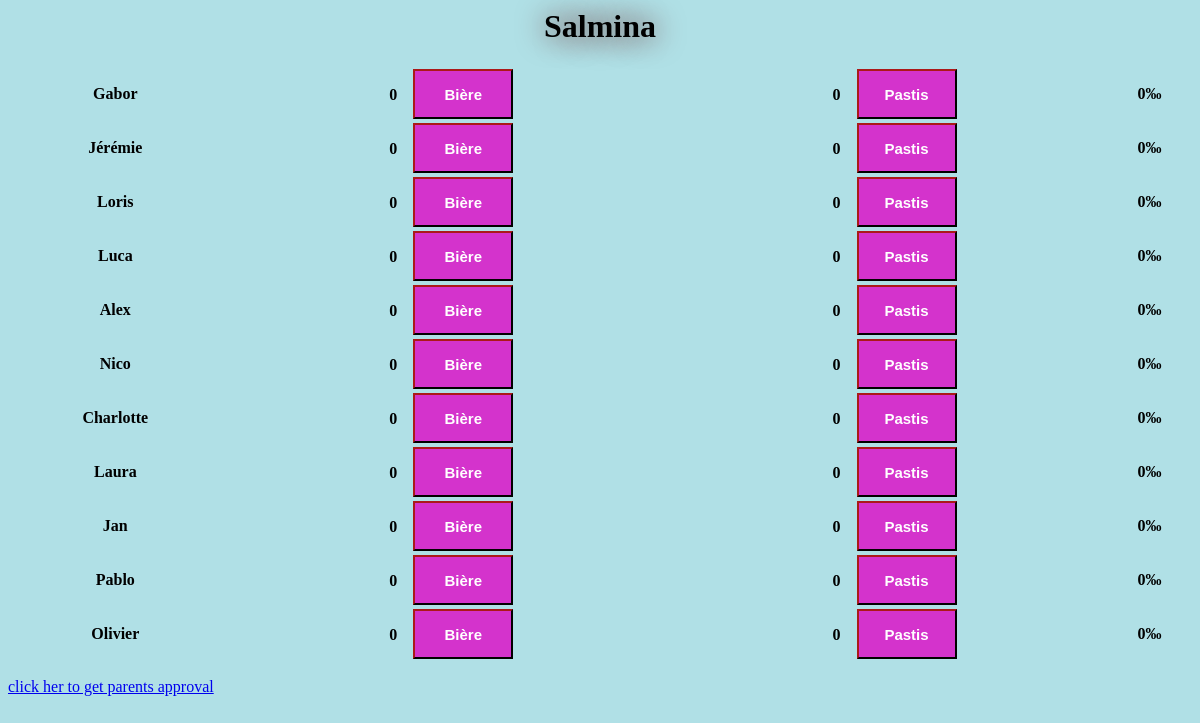
Screenshot of /drinksandparty.php (signed in) with the database file from the repository.
### tables this page shows
CREATE TABLE IF NOT EXISTS `users` (
  `id` int(11) NOT NULL AUTO_INCREMENT,
  `full_name` varchar(255) DEFAULT NULL,
  `created_at` timestamp NOT NULL DEFAULT current_timestamp() ON UPDATE current_timestamp(),
  `weight` int(11) DEFAULT NULL,
  `sex_male` tinyint(1) DEFAULT NULL,
  `alcohol_coef` float NOT NULL COMMENT '1000/(weight*1000*0.68)',
  PRIMARY KEY (`id`)
);

CREATE TABLE IF NOT EXISTS `products` (
  `id` int(11) NOT NULL AUTO_INCREMENT,
  `product_name` varchar(255) DEFAULT NULL,
  `current_price` decimal(10,0) DEFAULT NULL,
  `alcohol_grams` int(11) NOT NULL,
  PRIMARY KEY (`id`)
);

### drinksandparty.php (called while the page is built, shortened)
<?php
    include("data.php");
    $sante = false;
    $pagemode = new stdClass;
    $pagemode->happycolors = ["happycolors","party","styles/happycolors.css","versions/happycolors.php", "styles/happycolors_sales.css"];
    $pagemode->officiallyclean =["officiallyclean","officiallyclean","styles/clean.css","versions/clean.php","styles/clean.css"];
    $actualv = new stdClass;
    if(!empty($_SESSION['v'])){
        $actualv->name = $pagemode->{$_SESSION["v"]}[0];
        $actualv->html = $pagemode->{$_SESSION["v"]}[3];
        $actualv->css = $pagemode->{$_SESSION["v"]}[2];
        $actualv->css_sales = $pagemode->{$_SESSION["v"]}[4];
    }
    else{
        $actualv->html = $pagemode->happycolors[3];
        $actualv->css = $pagemode->happycolors[2];
    }
include($actualv->html);
?>

### data.php (called while the page is built, shortened)
<?php
include("classes.php");
$persons = array();
$sql = "SELECT id,full_name as fname,alcohol_coef as coef
       FROM users";
$result = $conn->query($sql);
while ($row = $result->fetch_assoc()) {
    $persons[] = new Person($row['id'], $row['fname'], $row['coef'], $conn);
}
$sql = "SELECT id,product_name as name FROM products";
$result = $conn->query($sql);
$products = [];
while ($row = $result->fetch_assoc()) {
    $products[] = new Product($row['id'], $row['name']);
}

### classes.php (called while the page is built, shortened)
<?php
function calculalcohol($conn,$id){
        $sql = "SELECT users.id as id, sales.sale_datetime as dtime, products.alcohol_grams as gram, users.alcohol_coef as coef
                FROM sales JOIN users on sales.buyer_id = users.id
                JOIN products ON sales.product_id = products.id
                WHERE sale_datetime >= NOW() - INTERVAL 1 DAY AND users.id =".$id."
                ORDER BY dtime ASC";
        $result = $conn->query($sql);
        $init = new stdClass;
        $init->blood = 0.00;
        $init->time = strtotime($result->fetch_assoc()["dtime"]);
        $hoursdiff = (strtotime("now") - $init->time)/3600;
        $init->blood = max($init->blood - $hoursdiff*0.13,0);
        $init->blood = round($init->blood,2);
        return $init->blood;
}
function getdrinks($conn,$id){
    $drinks = new stdClass;
    for ($i = 1; $i <= $GLOBALS["amountofdrinks"]; $i++){
        $drinks->{$i} = 0;
    }
    $sql = "SELECT buyer_id, product_id, COUNT(*) as amount
            FROM sales
            WHERE sale_datetime >= NOW() - INTERVAL 1 DAY AND buyer_id=".$id."
            GROUP BY product_id
            ORDER BY product_id";
    $result = $conn->query($sql);
    return $drinks;
}
class Person
{
    function __construct( $id,$name, $coef, $conn) {
        $this->_id = $id;
        $this->_name = $name;
        $this->_bloodalc = calculalcohol($conn,$this->_id);
        $this->_drinks = getdrinks($conn,$this->_id);
    }
}
class Product
{
    function __construct($id,$name){
        $this->_id = $id;
        $this->_name = $name;
    }
}
?>

### versions/happycolors.php (the view, shortened to what this page needs)
<html>
    <head>
        <link rel="stylesheet" href=<?php echo $actualv->css ?>>
    </head>
    <body>
        <h1 id="title">
        <?php
            if($sante != true){
                echo "Salmina";
            }else{
                echo $sante;
            }
        ?>
        </h1>
        <form method="post" action="drinksandparty.php">
            <table style="width:100%">
                <?php
                    foreach ($persons as $person){
                        echo '<tr>';
                        echo '<th>'.$person->_name.'</th>';
                        foreach($products as $product){
                            echo '<th>';
                            echo '<div class="count">'.$person->_drinks->{$product->_id}.'</div>';
                            echo '<input type="submit" name="button_'.$product->_id.'_'.$person->_id.'_'.$product->_name.'_'.$person->_name.'" value="'.$product->_name.'">';
                            echo '</th>';
                        }
                        echo '<th>'.$person->_bloodalc.'‰ </th>';
                        echo '</tr>';
                    }
                ?>
            </table>
        </form>
        <a href="drinksandparty.php?v=officiallyclean">click her to get parents approval</a>
    </body>
</html>

### styles/happycolors.css (style rules this page uses)
body { background-color: powderblue; font-family: "Comic Sans MS"; }
div.count { display: inline-block ; width: 40px; }
table { width: 100%; }
input { background: rgb(212, 51, 204); color: white; border-style: outset; border-color: rgb(87, 13, 13); height: 50px; width: 100px; font: bold 15px arial, sans-serif; text-shadow:none; }
h1 { text-align: center; font-weight: bolder; font-size: xx-large; font-style: unset; text-shadow: 0px 0px 30px rgb(87, 13, 13); text-sh }

### rows the page displays
users: full_name "Gabor", _bloodalc "0"
products: _id "0", product_name "Bière"
products: _id "0", product_name "Pastis"
users: full_name "Jérémie", _bloodalc "0"
users: full_name "Loris", _bloodalc "0"
users: full_name "Luca", _bloodalc "0"
users: full_name "Alex", _bloodalc "0"
users: full_name "Nico", _bloodalc "0"
users: full_name "Charlotte", _bloodalc "0"
users: full_name "Laura", _bloodalc "0"
users: full_name "Jan", _bloodalc "0"
users: full_name "Pablo", _bloodalc "0"
users: full_name "Olivier", _bloodalc "0"
